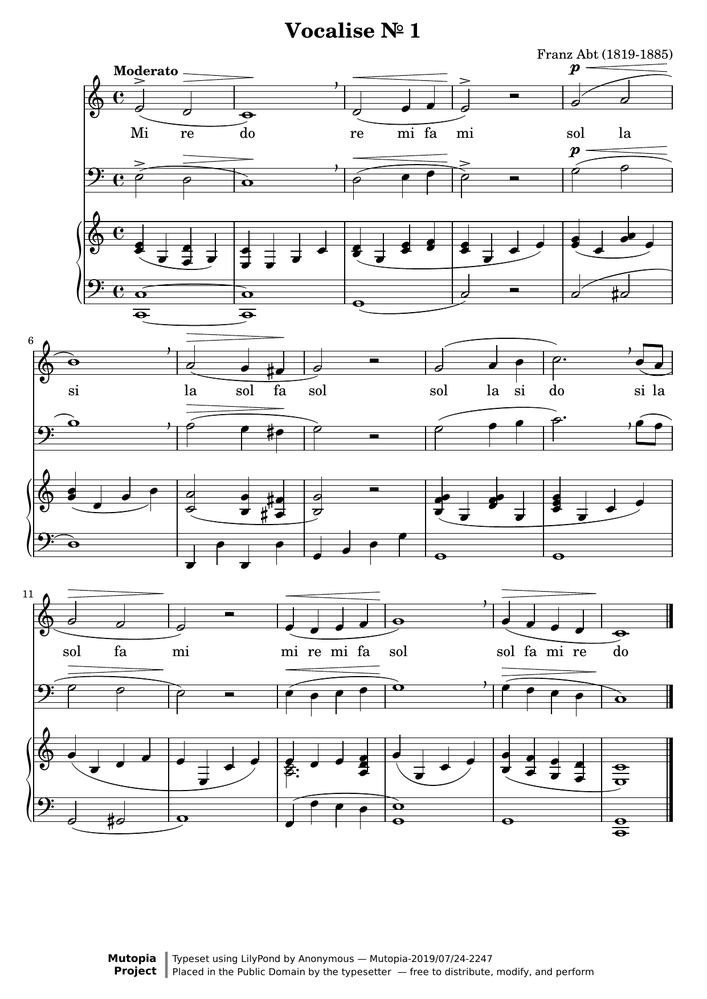
#> input picture corpus/originals/simple/Vocalise1-a4-1.png, 707 x 999 px, shrunk from 1241 x 1754 before the run
$ python -i clef_detector.py   (imports and definitions only)
#> lines starting #> are read from the running program, lines starting #| are printed output that depends on the picture; after the words box and inside, x2 and y2 are one past the last pixel; in counts of white or black regions, pixels touching at a corner belong together
"""Staff line detection and clef identification using OpenCV.

This module provides CV-based pre-processing to detect staff positions
and identify clef types before the LLM extraction pass, providing
ground-truth context that reduces pitch hallucination.
"""
from __future__ import annotations

import logging
from pathlib import Path
from typing import Dict, List, Optional, Tuple

import cv2
import numpy as np

logger = logging.getLogger(__name__)

# ── Tuning constants ─────────────────────────────────────────────────────────
# Fraction of image width that a row must be filled to count as a staff line.
STAFF_LINE_WIDTH_FRACTION = 0.45
# Max gap (pixels) between consecutive rows that are still the same staff line.
INTER_STAFF_GAP_PX = 3
# A valid staff must contain exactly 5 lines. We accept 4–6 to allow for
# thin-image quantisation artefacts.
MIN_STAFF_LINES = 4
MAX_STAFF_LINES = 6
# Left margin (fraction of image width) to search for clef symbol.
CLEF_SEARCH_WIDTH_FRACTION = 0.15


def _load_as_grayscale(image_path: str) -> Optional[np.ndarray]:
    """Load an image as grayscale, handling RGBA → gray conversion."""
    path = Path(image_path)
    if not path.exists():
        logger.warning("clef_detector: image not found: %s", image_path)
        return None
    img = cv2.imread(str(path), cv2.IMREAD_UNCHANGED)
#> img is the input picture: shape (999, 707, 3); min 0, max 255, mean 236.6
    if img is None:
        logger.warning("clef_detector: cv2.imread returned None for %s", image_path)
        return None
    if img.ndim == 2:
        return img
    if img.shape[2] == 4:
        # RGBA → RGB first, then to gray
        img = cv2.cvtColor(img, cv2.COLOR_BGRA2BGR)
    gray = cv2.cvtColor(img, cv2.COLOR_BGR2GRAY)
    return gray


def _binarize(gray: np.ndarray) -> np.ndarray:
    """Adaptive threshold to produce a binary image (ink=255, paper=0)."""
    # Invert so ink pixels are white (255) for projection sums
    _, binary = cv2.threshold(gray, 0, 255, cv2.THRESH_BINARY_INV + cv2.THRESH_OTSU)
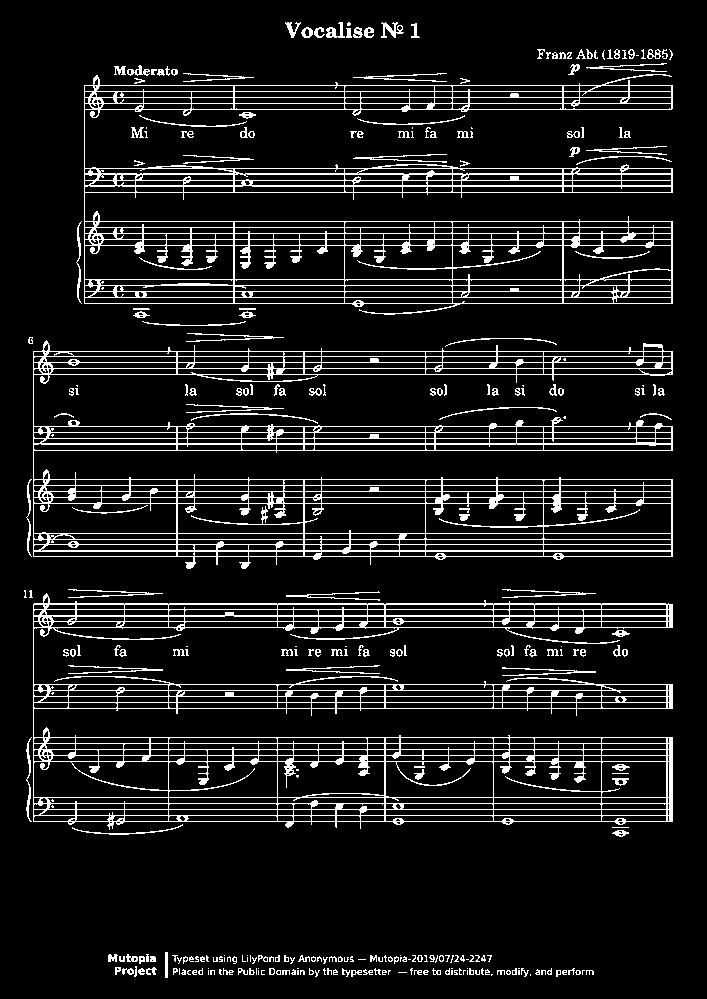
#> binary: shape (999, 707); 10.4% white in thin lines or dots, all inside (x1, y1, x2, y2) = (24, 22, 673, 978)
    return binary


def detect_staff_lines(gray: np.ndarray) -> List[Tuple[int, int]]:
    """Detect staff line groups (one per staff) from a grayscale image.

    Args:
        gray: Grayscale image array.

    Returns:
        List of (top_y, bottom_y) tuples, one per detected staff system.
        Each tuple gives the pixel extent of the 5-line staff.
    """
    binary = _binarize(gray)
    img_h, img_w = binary.shape[:2]

    # Horizontal projection: count white (ink) pixels per row
    h_proj = np.sum(binary, axis=1).astype(float) / 255.0
#> h_proj = 999 values, max 643 at index 497, min 0 at index 0, mean 73.21
    staff_threshold = img_w * STAFF_LINE_WIDTH_FRACTION
    staff_row_mask = h_proj >= staff_threshold

    staff_row_indices = np.where(staff_row_mask)[0]
#> staff_row_indices = 66 values from 85 to 821
    if len(staff_row_indices) == 0:
        return []

    # Cluster consecutive rows into individual staff lines
    line_groups: List[List[int]] = []
    current_group = [int(staff_row_indices[0])]
#> current_group = [85]
    for idx in staff_row_indices[1:]:
        if int(idx) - current_group[-1] <= INTER_STAFF_GAP_PX:
            current_group.append(int(idx))
        else:
            line_groups.append(current_group)
            current_group = [int(idx)]
#> this loop made 65 passes
#> (idx, current_group) on passes 1, 2, 3, 4, 5, 6, 8, 9: (91, [91]), (97, [97]), (103, [103]), (109, [109]), (168, [168]), (173, [173]), (180, [180]), (185, [185])
#> after the loop, line_groups = 59 items, first 6: [85], [91], [97], [103], [109], [168]
    line_groups.append(current_group)

    # Each line_group = one staff line (a thin horizontal band).
    # Group these line groups into staves of 5 lines each.
    # Gap between consecutive staff lines within the same staff is small;
    # gap between staves is large. We use a simple median-gap heuristic.
    if len(line_groups) < MIN_STAFF_LINES:
        return []

    # Compute midpoint of each line group
    midpoints = [int(np.mean(g)) for g in line_groups]
#> midpoints = 60 values from 85 to 821

    # Gaps between consecutive midpoints
    gaps = [midpoints[i + 1] - midpoints[i] for i in range(len(midpoints) - 1)]
#> gaps = 59 values, max 59 at index 4, min 5 at index 5, mean 12.47
    if not gaps:
        return []

    median_gap = float(np.median(gaps))
#> median_gap = 6
    # Inter-staff gap is typically 5-10× the inter-line gap.
    # Use 2.5× median as threshold to split staves.
    split_threshold = median_gap * 2.5
#> split_threshold = 15

    # Partition line groups into staves
    staves: List[List[List[int]]] = []
    current_staff: List[List[int]] = [line_groups[0]]
#> current_staff = [[85]]
    for i in range(1, len(line_groups)):
        gap = midpoints[i] - midpoints[i - 1]
        if gap > split_threshold:
            staves.append(current_staff)
            current_staff = []
        current_staff.append(line_groups[i])
#> this loop made 59 passes
#> gap on passes 1 to 8: 6, 6, 6, 6, 59, 5, 7, 5
#> after the loop, staves = 11 items
    staves.append(current_staff)

    # Keep only staves with a plausible number of lines
    valid_staves = [s for s in staves if MIN_STAFF_LINES <= len(s) <= MAX_STAFF_LINES]
#> valid_staves = 12 items

    # Return (top_y, bottom_y) for each staff
    results: List[Tuple[int, int]] = []
    for staff in valid_staves:
        top_y = staff[0][0]
        bottom_y = staff[-1][-1]
        results.append((top_y, bottom_y))
#> this loop made 12 passes
#> (staff, top_y, bottom_y) on passes 1 to 7: ([[85], [91], [97], [103], [109]], 85, 109), ([[168], [173, 174], [180], [185, 186], [192]], 168, 192), ([[221], [227], [233], [239], [245]], 221, 245), ([[279], [285], [291], [297], [303]], 279, 303), ([[351], [356], [362], [368], [374]], 351, 374), ([[426], [432], [438], [443, 444], [450]], 426, 450), ([[479], [485], [491], [497], [503]], 479, 503)
#> after the loop, results = [(85, 109), (168, 192), (221, 245), (279, 303), (351, 374), (426, 450), (479, 503), (533, 556), (603, 627), (684, 708), (737, 761), (797, 821)]
#> in process, `staff_bounds = detect_staff_lines(gray)`: staff_bounds has the same summary as results in detect_staff_lines

    return results


def identify_clef_symbols(
    gray: np.ndarray,
    staff_bounds: List[Tuple[int, int]],
) -> List[Dict]:
    """Identify clef type for each staff using pixel density analysis.

    Strategy: Examine the left margin of each staff. The clef symbol's
    ink distribution gives a signature:
    - Treble (G-clef): tall symbol extending well above and below staff → high
      vertical extent relative to staff height.
    - Bass (F-clef): compact, mostly in upper half of staff → ink concentrated
      in upper region.
    - Alto/Tenor (C-clef): symmetric bracket shape → ink spread across full
      staff height but more symmetric.

    This is a heuristic classifier; it falls back to "treble" when uncertain.

    Args:
        gray: Grayscale image array.
        staff_bounds: List of (top_y, bottom_y) per staff from detect_staff_lines.

    Returns:
        List of dicts, one per staff:
        {
            "staff_index": int,
            "clef_type": "treble" | "bass" | "alto" | "unknown",
            "confidence": float (0.0–1.0),
        }
    """
    binary = _binarize(gray)
    img_h, img_w = binary.shape[:2]
    clef_width = max(1, int(img_w * CLEF_SEARCH_WIDTH_FRACTION))

    results: List[Dict] = []

    for i, (top_y, bottom_y) in enumerate(staff_bounds):
        staff_height = max(1, bottom_y - top_y)
        # Expand search region: clefs extend above/below the staff
        margin = int(staff_height * 0.8)
        search_top = max(0, top_y - margin)
        search_bottom = min(img_h, bottom_y + margin)

        # Extract left-margin region
        clef_region = binary[search_top:search_bottom, 0:clef_width]
        if clef_region.size == 0:
            results.append({"staff_index": i, "clef_type": "unknown", "confidence": 0.0})
            continue

        region_h = clef_region.shape[0]
        if region_h == 0:
            results.append({"staff_index": i, "clef_type": "unknown", "confidence": 0.0})
            continue

        # Row-by-row ink density
        row_density = np.sum(clef_region, axis=1).astype(float) / (clef_width * 255.0)

        # Split into thirds: upper / middle / lower
        third = max(1, region_h // 3)
        upper_density = float(np.mean(row_density[:third]))
        middle_density = float(np.mean(row_density[third : 2 * third]))
        lower_density = float(np.mean(row_density[2 * third :]))
        total_density = float(np.mean(row_density))

        if total_density < 0.005:
            # Almost no ink — can't classify
            results.append({"staff_index": i, "clef_type": "unknown", "confidence": 0.1})
            continue

        # Heuristics:
        # Treble: ink present in all thirds (tall symbol); upper and lower both active
        # Bass:   ink concentrated in upper 2/3, very little below staff
        # Alto:   ink spread across middle region (bracket shape)

        upper_ratio = upper_density / (total_density + 1e-9)
        lower_ratio = lower_density / (total_density + 1e-9)
        middle_ratio = middle_density / (total_density + 1e-9)

        if upper_ratio > 0.4 and lower_ratio < 0.25:
            clef_type = "bass"
            confidence = min(1.0, upper_ratio)
        elif middle_ratio > 0.38 and abs(upper_ratio - lower_ratio) < 0.15:
            clef_type = "alto"
            confidence = min(1.0, middle_ratio)
        else:
            # Default: treble (most common; also fallback when uncertain)
            clef_type = "treble"
            confidence = 0.6

        results.append({"staff_index": i, "clef_type": clef_type, "confidence": confidence})
#> this loop made 12 passes
#> (top_y, bottom_y, staff_height, margin, search_top, search_bottom, region_h, third) on passes 1 to 8: (85, 109, 24, 19, 66, 128, 62, 20), (168, 192, 24, 19, 149, 211, 62, 20), (221, 245, 24, 19, 202, 264, 62, 20), (279, 303, 24, 19, 260, 322, 62, 20), (351, 374, 23, 18, 333, 392, 59, 19), (426, 450, 24, 19, 407, 469, 62, 20), (479, 503, 24, 19, 460, 522, 62, 20), (533, 556, 23, 18, 515, 574, 59, 19)
#> pass 1, in identify_clef_symbols, `clef_region = binary[search_top:search_bottom, 0:clef_width]`:
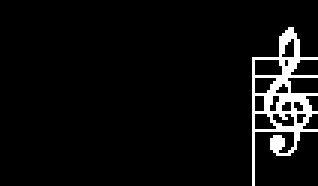
#> clef_region: shape (62, 106) (shown 3 times larger); 5.6% white in thin lines or dots, all inside (x1, y1, x2, y2) = (84, 9, 106, 62)
#> pass 2, in identify_clef_symbols, `clef_region = binary[search_top:search_bottom, 0:clef_width]`:
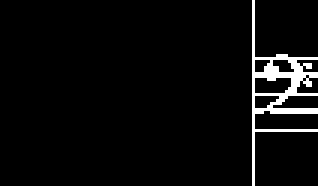
#> clef_region: shape (62, 106) (shown 3 times larger); 4.2% white in thin lines or dots, all inside (x1, y1, x2, y2) = (84, 0, 106, 62)
#> pass 3, in identify_clef_symbols, `clef_region = binary[search_top:search_bottom, 0:clef_width]`:
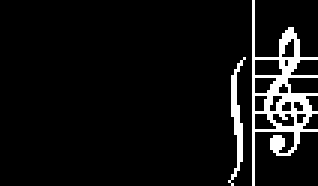
#> clef_region: shape (62, 106) (shown 3 times larger); 7.1% white in thin lines or dots, all inside (x1, y1, x2, y2) = (76, 0, 106, 62)
#> after the loop, results = 12 items

    return results


# [41 lines left out: function detect_ledger_lines, not called in this run]


class ClefDetector:
    """High-level interface for clef detection.

    Usage:
        detector = ClefDetector()
        result = detector.process("path/to/sheet.png")
        # result["context_block"] → string to inject into LLM prompt
    """

    def process(self, image_path: str) -> Dict:
        """Run full detection pipeline on an image.

        Args:
            image_path: Path to sheet music image.

        Returns:
            Dict with keys:
            - "staff_count": int — number of detected staves
            - "staves": list of staff dicts (staff_index, clef_type, confidence,
              top_y, bottom_y)
            - "context_block": str — formatted text for LLM prompt injection
            - "error": str or None — non-fatal error message if detection failed
        """
        empty = {
            "staff_count": 0,
            "staves": [],
            "context_block": "",
            "error": None,
        }

        try:
            gray = _load_as_grayscale(image_path)
            if gray is None:
                empty["error"] = f"Could not load image: {image_path}"
                return empty

            staff_bounds = detect_staff_lines(gray)
            if not staff_bounds:
                empty["error"] = "No staff lines detected"
                return empty

            clef_info = identify_clef_symbols(gray, staff_bounds)
#> clef_info = 12 items

            staves = []
            for clef in clef_info:
                idx = clef["staff_index"]
                top_y, bottom_y = staff_bounds[idx]
                staves.append({
                    "staff_index": idx,
                    "clef_type": clef["clef_type"],
                    "confidence": clef["confidence"],
                    "top_y": top_y,
                    "bottom_y": bottom_y,
                })
#> this loop made 12 passes
#> (clef, top_y, bottom_y) on passes 1 to 6: ({'staff_index': 0, 'clef_type': 'treble', 'confidence': 0.6}, 85, 109), ({'staff_index': 1, 'clef_type': 'alto', 'confidence': 1}, 168, 192), ({'staff_index': 2, 'clef_type': 'treble', 'confidence': 0.6}, 221, 245), ({'staff_index': 3, 'clef_type': 'treble', 'confidence': 0.6}, 279, 303), ({'staff_index': 4, 'clef_type': 'alto', 'confidence': 1}, 351, 374), ({'staff_index': 5, 'clef_type': 'treble', 'confidence': 0.6}, 426, 450)
#> after the loop, staves = 12 items

            context_block = self._build_context_block(staves)

            return {
                "staff_count": len(staves),
                "staves": staves,
                "context_block": context_block,
                "error": None,
            }

        except Exception as exc:  # pylint: disable=broad-except
            logger.warning("clef_detector: unexpected error: %s", exc, exc_info=True)
            empty["error"] = str(exc)
            return empty

    def _build_context_block(self, staves: List[Dict]) -> str:
        """Format stave/clef data as a prompt-injectable context string."""
        if not staves:
            return ""

        lines = [
            "CV PRE-ANALYSIS (computer vision scan performed before this prompt):",
            f"  Detected {len(staves)} staff system(s) in the image.",
        ]
        for s in staves:
            clef_label = {
                "treble": "Treble (G-clef)",
                "bass": "Bass (F-clef)",
                "alto": "Alto/Tenor (C-clef)",
                "unknown": "Unknown clef",
            }.get(s["clef_type"], s["clef_type"])
            conf_str = f"{s['confidence']:.0%}"
            lines.append(
                f"  Staff {s['staff_index'] + 1}: {clef_label} "
                f"(CV confidence: {conf_str}, "
                f"y-range: {s['top_y']}–{s['bottom_y']}px)"
            )
#> this loop made 12 passes
#> (clef_label, conf_str) on passes 1 to 8: ('Treble (G-clef)', '60%'), ('Alto/Tenor (C-clef)', '100%'), ('Treble (G-clef)', '60%'), ('Treble (G-clef)', '60%'), ('Alto/Tenor (C-clef)', '100%'), ('Treble (G-clef)', '60%'), ('Treble (G-clef)', '60%'), ('Treble (G-clef)', '60%')
#> after the loop, lines = 14 items
        lines.append(
            "Use the above as a cross-check when identifying clefs from the image. "
            "If the CV result conflicts with what you see visually, trust your visual reading."
        )
        return "\n".join(lines)

>>> result = ClefDetector().process('../corpus/originals/simple/Vocalise1-a4-1.png')
#> result = 4 items
